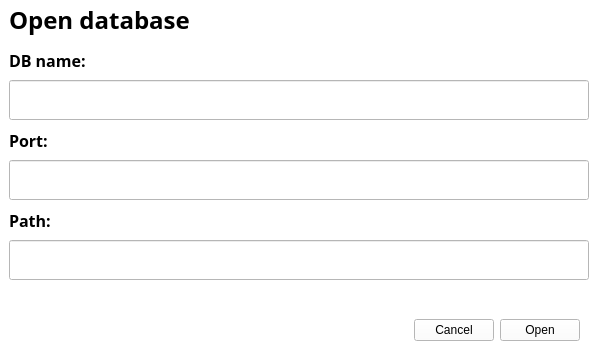
<?xml version="1.0" encoding="UTF-8"?>
<ui version="4.0">
 <class>OpenWindow</class>
 <widget class="QWidget" name="OpenWindow">
  <property name="geometry">
   <rect>
    <x>0</x>
    <y>0</y>
    <width>600</width>
    <height>350</height>
   </rect>
  </property>
  <property name="windowTitle">
   <string/>
  </property>
  <property name="styleSheet">
   <string notr="true">background: rgb(255, 255, 255)</string>
  </property>
  <layout class="QGridLayout" name="gridLayout">
   <property name="leftMargin">
    <number>9</number>
   </property>
   <property name="topMargin">
    <number>0</number>
   </property>
   <property name="bottomMargin">
    <number>0</number>
   </property>
   <property name="spacing">
    <number>0</number>
   </property>
   <item row="0" column="0">
    <widget class="QWidget" name="horizontalWidget" native="true">
     <property name="sizePolicy">
      <sizepolicy hsizetype="Preferred" vsizetype="Fixed">
       <horstretch>0</horstretch>
       <verstretch>0</verstretch>
      </sizepolicy>
     </property>
     <property name="minimumSize">
      <size>
       <width>0</width>
       <height>40</height>
      </size>
     </property>
     <property name="maximumSize">
      <size>
       <width>16777215</width>
       <height>40</height>
      </size>
     </property>
     <layout class="QHBoxLayout" name="horizontalLayout">
      <property name="leftMargin">
       <number>0</number>
      </property>
      <property name="topMargin">
       <number>0</number>
      </property>
      <property name="rightMargin">
       <number>0</number>
      </property>
      <property name="bottomMargin">
       <number>0</number>
      </property>
      <item>
       <widget class="QLabel" name="OpenHead">
        <property name="sizePolicy">
         <sizepolicy hsizetype="Preferred" vsizetype="Fixed">
          <horstretch>0</horstretch>
          <verstretch>0</verstretch>
         </sizepolicy>
        </property>
        <property name="font">
         <font>
          <family>Segoe UI Semibold</family>
          <pointsize>18</pointsize>
          <weight>75</weight>
          <bold>true</bold>
         </font>
        </property>
        <property name="text">
         <string>Open database</string>
        </property>
       </widget>
      </item>
     </layout>
    </widget>
   </item>
   <item row="1" column="0">
    <widget class="QLabel" name="name">
     <property name="sizePolicy">
      <sizepolicy hsizetype="Preferred" vsizetype="Fixed">
       <horstretch>0</horstretch>
       <verstretch>0</verstretch>
      </sizepolicy>
     </property>
     <property name="minimumSize">
      <size>
       <width>0</width>
       <height>40</height>
      </size>
     </property>
     <property name="maximumSize">
      <size>
       <width>16777215</width>
       <height>40</height>
      </size>
     </property>
     <property name="font">
      <font>
       <family>Segoe UI Semibold</family>
       <pointsize>12</pointsize>
       <weight>75</weight>
       <bold>true</bold>
      </font>
     </property>
     <property name="text">
      <string>DB name: </string>
     </property>
    </widget>
   </item>
   <item row="5" column="0">
    <widget class="QLabel" name="patch">
     <property name="sizePolicy">
      <sizepolicy hsizetype="Preferred" vsizetype="Fixed">
       <horstretch>0</horstretch>
       <verstretch>0</verstretch>
      </sizepolicy>
     </property>
     <property name="minimumSize">
      <size>
       <width>0</width>
       <height>40</height>
      </size>
     </property>
     <property name="maximumSize">
      <size>
       <width>16777215</width>
       <height>40</height>
      </size>
     </property>
     <property name="font">
      <font>
       <family>Segoe UI Semibold</family>
       <pointsize>12</pointsize>
       <weight>75</weight>
       <bold>true</bold>
      </font>
     </property>
     <property name="text">
      <string>Path:</string>
     </property>
    </widget>
   </item>
   <item row="2" column="0">
    <widget class="QLineEdit" name="InputName">
     <property name="minimumSize">
      <size>
       <width>0</width>
       <height>40</height>
      </size>
     </property>
     <property name="maximumSize">
      <size>
       <width>16777215</width>
       <height>40</height>
      </size>
     </property>
    </widget>
   </item>
   <item row="4" column="0">
    <widget class="QLineEdit" name="InputPort">
     <property name="minimumSize">
      <size>
       <width>0</width>
       <height>40</height>
      </size>
     </property>
     <property name="maximumSize">
      <size>
       <width>16777215</width>
       <height>40</height>
      </size>
     </property>
     <property name="inputMethodHints">
      <set>Qt::ImhPreferNumbers</set>
     </property>
    </widget>
   </item>
   <item row="6" column="0">
    <widget class="QLineEdit" name="InputPath">
     <property name="minimumSize">
      <size>
       <width>0</width>
       <height>40</height>
      </size>
     </property>
     <property name="maximumSize">
      <size>
       <width>16777215</width>
       <height>40</height>
      </size>
     </property>
    </widget>
   </item>
   <item row="8" column="0" alignment="Qt::AlignRight">
    <widget class="QWidget" name="horizontalWidget" native="true">
     <property name="minimumSize">
      <size>
       <width>0</width>
       <height>40</height>
      </size>
     </property>
     <property name="maximumSize">
      <size>
       <width>16777215</width>
       <height>40</height>
      </size>
     </property>
     <layout class="QHBoxLayout" name="horizontalLayout_2">
      <item>
       <widget class="QPushButton" name="Cancel">
        <property name="sizePolicy">
         <sizepolicy hsizetype="Fixed" vsizetype="Fixed">
          <horstretch>0</horstretch>
          <verstretch>0</verstretch>
         </sizepolicy>
        </property>
        <property name="text">
         <string>Cancel</string>
        </property>
       </widget>
      </item>
      <item>
       <widget class="QPushButton" name="Open">
        <property name="sizePolicy">
         <sizepolicy hsizetype="Fixed" vsizetype="Fixed">
          <horstretch>0</horstretch>
          <verstretch>0</verstretch>
         </sizepolicy>
        </property>
        <property name="text">
         <string>Open</string>
        </property>
       </widget>
      </item>
     </layout>
    </widget>
   </item>
   <item row="3" column="0">
    <widget class="QLabel" name="port">
     <property name="sizePolicy">
      <sizepolicy hsizetype="Preferred" vsizetype="Fixed">
       <horstretch>0</horstretch>
       <verstretch>0</verstretch>
      </sizepolicy>
     </property>
     <property name="minimumSize">
      <size>
       <width>0</width>
       <height>40</height>
      </size>
     </property>
     <property name="maximumSize">
      <size>
       <width>16777215</width>
       <height>40</height>
      </size>
     </property>
     <property name="font">
      <font>
       <family>Segoe UI Semibold</family>
       <pointsize>12</pointsize>
       <weight>75</weight>
       <bold>true</bold>
      </font>
     </property>
     <property name="text">
      <string>Port: </string>
     </property>
    </widget>
   </item>
   <item row="7" column="0">
    <spacer name="verticalSpacer">
     <property name="orientation">
      <enum>Qt::Vertical</enum>
     </property>
     <property name="sizeType">
      <enum>QSizePolicy::Fixed</enum>
     </property>
     <property name="sizeHint" stdset="0">
      <size>
       <width>20</width>
       <height>30</height>
      </size>
     </property>
    </spacer>
   </item>
  </layout>
 </widget>
 <resources/>
 <connections/>
</ui>
